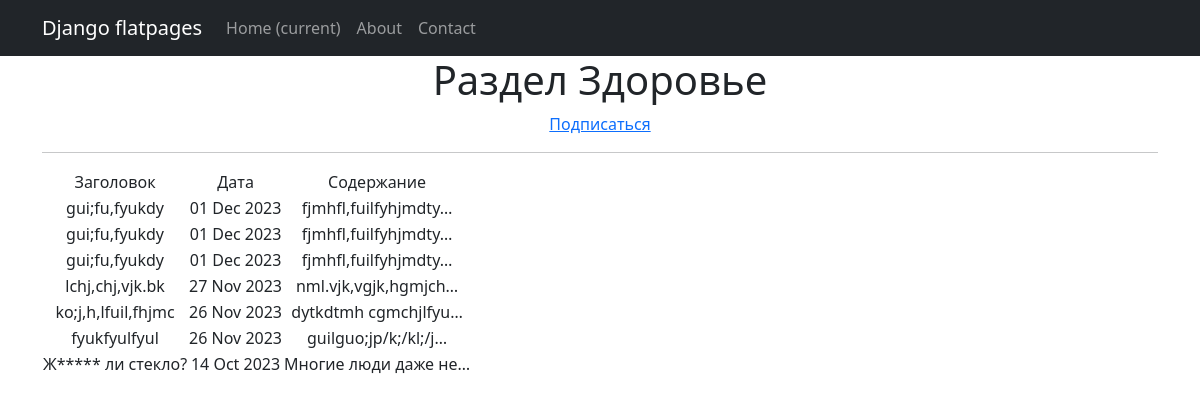
Screenshot of /news/categories/4 with the database file from the repository.
### news/models.py (models this page shows, shortened)
class Category(models.Model):
    category = models.CharField(max_length=64, unique=True)
    subscribers = models.ManyToManyField(User, related_name='categories')
    def __str__(self):
        return self.category

class Post(models.Model):
    author = models.ForeignKey(Author, on_delete=models.CASCADE)
    NEWS = "NW"
    ARTICLE = "AR"
    CHOICES_CATEGORY =(
        (NEWS, "Новости"),
        (ARTICLE, "Статьи"),
    )
    category_type = models.CharField(max_length=2, choices=CHOICES_CATEGORY, default=ARTICLE)
    date_created = models.DateTimeField(auto_now_add=True)
    heading = models.CharField(max_length=128)
    text = models.TextField()
    rating = models.SmallIntegerField(default=0)
    postCategory = models.ManyToManyField(Category, through='PostCategory')

### news/views.py (the view)
# urls.py: path('categories/<int:pk>', CategoryListView.as_view(), name='category_list'),
class CategoryListView(ListView):
    model = Post
    template_name = 'category_list.html'
    context_object_name = 'category_news_list'
    def get_queryset(self):
        self.postCategory = get_object_or_404(Category, id=self.kwargs['pk'])
        queryset = Post.objects.filter(postCategory=self.postCategory).order_by('-date_created')
        return queryset
    def get_context_data(self, **kwargs):
        context = super().get_context_data(**kwargs)
        context['is_not_subscriber'] = self.request.user not in self.postCategory.subscribers.all()
        context['is_subscriber'] = self.request.user in self.postCategory.subscribers.all()
        context['postCategory'] = self.postCategory
        return context

### news/templatetags/censor_filter.py (called while the page is built)
@register.filter()
def censor(text):
   tx = text.split()
   for a, b in enumerate(tx):
      if b in censor_words:
         tx[a] = b[0] + '*' * int(len(b) - 1)
   return ' '.join(tx)

### templates/category_list.html (shortened to what this page needs)
{% extends 'flatpages/default.html' %}
{% load censor_filter %}
{% block content %}
    <h1>Раздел {{postCategory}}</h1>
        {% if is_not_subscriber %}
            <p class="text-center"><a href="{% url 'subscribe' postCategory.id %}">Подписаться</a></p>
        {% elif is_subscriber %}
            <p class="text-center"><a href="{% url 'unsubscribe' postCategory.id %}">Отписаться</a></p>
        {% endif %}
    <hr>
    {% if category_news_list %}
        <table>
            <tr>
                <td>Заголовок</td>
                <td>Дата</td>
                <td>Содержание</td>
            </tr>
            {% for post in category_news_list %}
            <tr>
                <td>{{ post.heading|censor }}</td>
                <td>{{ post.date_created|date:'d M Y' }}</td>
                <td>{{ post.text|truncatechars:20}}</td>
            </tr>
            {% endfor %}
        </table>
    {% else %}
        <h2>Новостей нет!</h2>
    {% endif %}
{% endblock content %}

### rows the page displays
Category: category "Здоровье"
Post: heading|censor "gui;fu,fyukdy", date_created "01 Dec 2023", text "fjmhfl,fuilfyhjmdty…"
Post: heading|censor "gui;fu,fyukdy", date_created "01 Dec 2023", text "fjmhfl,fuilfyhjmdty…"
Post: heading|censor "gui;fu,fyukdy", date_created "01 Dec 2023", text "fjmhfl,fuilfyhjmdty…"
Post: heading|censor "lchj,chj,vjk.bk", date_created "27 Nov 2023", text "nml.vjk,vgjk,hgmjch…"
Post: heading|censor "ko;j,h,lfuil,fhjmc", date_created "26 Nov 2023", text "dytkdtmh cgmchjlfyu…"
Post: heading|censor "fyukfyulfyul", date_created "26 Nov 2023", text "guilguo;jp/k;/kl;/j…"
Post: heading|censor "Ж***** ли стекло?", date_created "14 Oct 2023", text "Многие люди даже не…"
